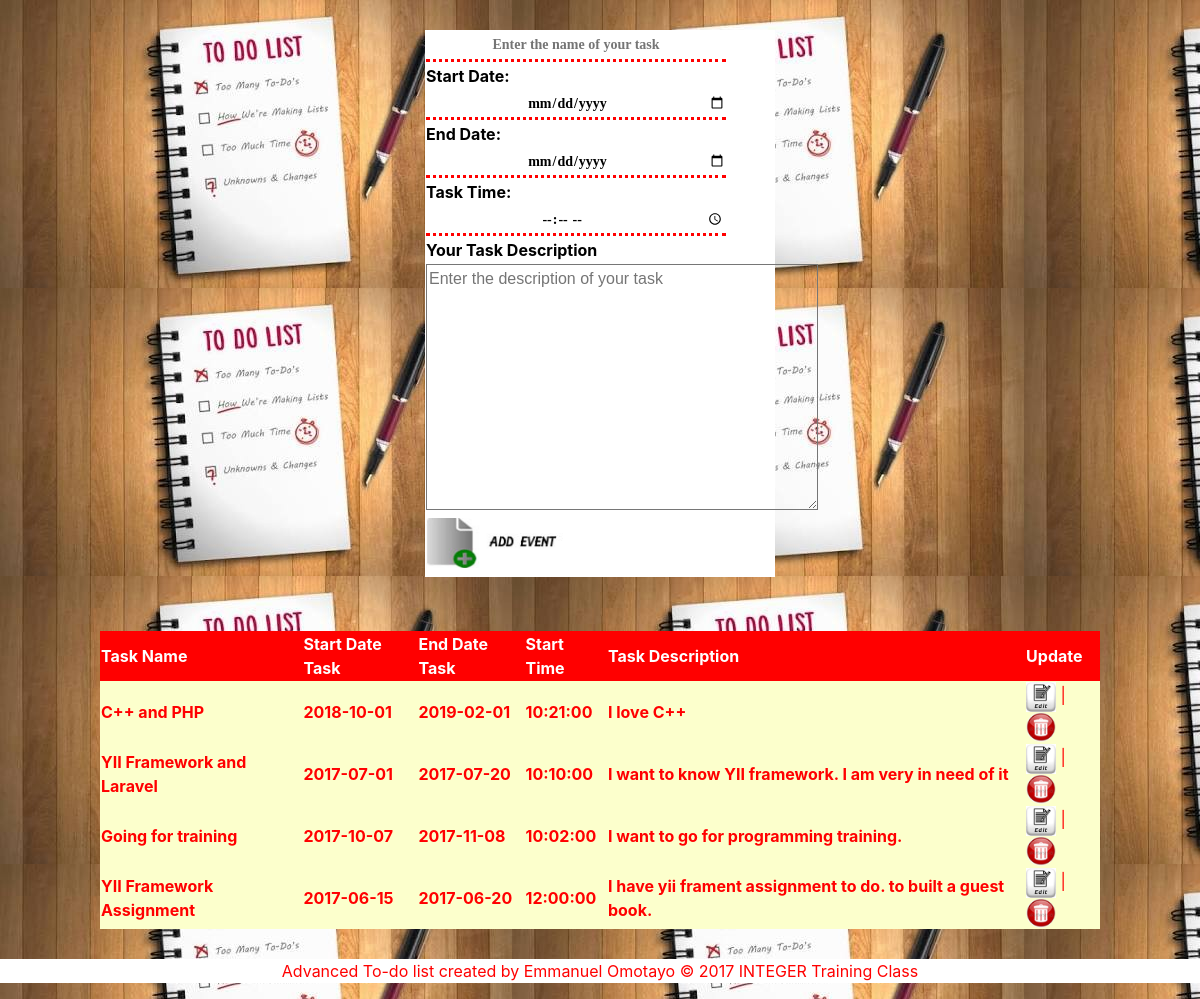
Page /dailyactivities.php on the committed database.
### tables this page shows
CREATE TABLE IF NOT EXISTS `daily_event` (
`id` int(10) NOT NULL,
  `taskName` varchar(200) NOT NULL,
  `startTask` date NOT NULL,
  `endTask` date NOT NULL,
  `taskTime` time NOT NULL,
  `taskDesc` varchar(1000) NOT NULL
);

### dailyactivities.php (the view, shortened to what this page needs)
<?php
	include_once('dbconnect.php');
?>
<!DOCTYPE html>
	<html>
	<head>
        <link rel="stylesheet" type="text/css" href="bootstrap-4.0.0/css/bootstrap-grid.css">
        <link rel="stylesheet" type="text/css" href="bootstrap-4.0.0/css/bootstrap-grid.css.map">
        <link rel="stylesheet" type="text/css" href="bootstrap-4.0.0/css/bootstrap-grid.min.css">
        <link rel="stylesheet" type="text/css" href="bootstrap-4.0.0/css/bootstrap.css">
        <link rel="stylesheet" type="text/css" href="bootstrap-4.0.0/css/bootstrap.min.css">
	</head>
	<body onLoad="blinker();">
		<div class ="wrapper">
			<div id="myForm">
						<form method ="POST" action ="">
							<table cellspacing ="8" bgcolor="#FFFFFF">
								<tr>
									<td><input type ="text" size ="40" name ="tname" required ="required" placeholder ="Enter the name of your task" id ="fm" style="background:none; text-transform:inherit;"/></td>
								</tr>
								<tr>
									<td><b style="color:#000000; font-weight:bolder;">Start Date:</b></td>
								</tr>
								<tr>
									<td><input type ="date" name ="startdate" id= "fm" required ="required" title="start date" style="background:none;"/></td>
								</tr>
								<tr>
									<td><b style="color:#000000; font-weight:bolder;">End Date:</b></td>
								</tr>
								<tr>
									<td><input type ="date" name ="enddate" required ="required" title="end date" id="fm" style="background:none;"/></td>
								</tr>
								<tr>
									<td><b style="color:#000000; font-weight:bolder;">Task Time:</b></td>
								</tr>
								<tr>
									<td><input type ="time" size ="40" name ="tasktime" required ="required" placeholder ="Time for the task to be executed" id ="fm" style="background:none;"/></td>
								</tr>
                                <tr>
                                	<td><b style="color:#000000; font-weight:bolder;">Your Task Description</b></td>
                                </tr>
								<tr>
									<td><textarea name ="desc" required ="required" cols ="40" rows="10" placeholder ="Enter the description of your task" style="background:none;"></textarea></td>
								</tr>
								<tr>
									<td><input type = "image" src="images/add_r2_c2.jpg" name="submit" value ="ADD INFORMATION" id="mySubmit"/></td>
								</tr>
								<tr>
									<td>
									</td>
								</tr>
							</table>
						</form>
					<div>
						<table border="0" width ="100%">
							<tr bgcolor="#FF0000" style="font-weight:bolder; color:#FFFFFF;">
								<td>Task Name</td>
								<td>Start Date Task</td>
								<td>End Date Task </td>
								<td>Start Time</td>
								<td>Task Description</td>
								<td>Update</td>
							</tr>
								<?php
									$sql = "SELECT * FROM `daily_event`";
									$res = mysqli_query($dbconn, $sql);
									while($result = mysqli_fetch_array($res)){
										echo "<tr style='background-color:#FCFFCC; color:#FF0000; bordercolor:#E49A36;'>";
										echo "<td>"."<b>".$result['taskName']."</b>"."</td>";
										echo "<td>"."<b>".$result['startTask']."</b>"."</td>";
										echo "<td>"."<b>".$result['endTask']."</b>"."</td>";
										echo "<td>"."<b>".$result['taskTime']."</b>"."</td>";
										echo "<td>"."<b>".$result['taskDesc']."</b>"."</td>";
										echo "<td><a style=\"color:blue\" href=\"edittodlist.php?id=$result[id]\"><img src=\"images/edit.png\" width=\"30px\" height=\"30px\"></a> | <a style=\"color:white\" href=\"delete.php?id=$result[id]\"onClick =\"return confirm('Are you sure you want to delete this entry?')\"><img src=\"images/delete22.png\" width=\"30px\" height=\"30px\"></a></td>";
									    echo "</tr>";
									}
								?>
						</table>
					</div>
			</div>
		</div>
        <div id ="footer">
        	<p>Advanced To-do list created by Emmanuel Omotayo &copy; 2017 INTEGER Training Class</p>
        </div>
	</body>
	</html>

### dailyactivities.php (style rules this page uses)
body { margin:0px; padding:0px; //background-color:#000000; background:url(images/todolist.jpg); //background-repeat:no-repeat; //background-size:cover; background-origin:content-box; //color:#FFFFFF; }
.wrapper { margin:30px auto; width:1000px; //color:#FFFFFF; //background:#FFFFFF; }
#myForm form { margin:30px auto; background: #FFFFFF; width: 350px; width:transparent; }
#fm { border:none; border-bottom:3px dotted red; height:30px; width:300px; text-align:center; font-family:Raavi; font-size:14px; font-weight:bolder; }
#mySubmit { height:50px; width:150px; }
#footer { color:#FF0000; background:#FFFFFF; text-align:center; }

### rows in the picture
daily_event: taskName "C++ and PHP", startTask "2018-10-01", endTask "2019-02-01", taskTime "10:21:00", taskDesc "I love C++"
daily_event: taskName "YII Framework and Laravel", startTask "2017-07-01", endTask "2017-07-20", taskTime "10:10:00", taskDesc "I want to know YII framework. I am very in need of it"
daily_event: taskName "Going for training", startTask "2017-10-07", endTask "2017-11-08", taskTime "10:02:00", taskDesc "I want to go for programming training."
daily_event: taskName "YII Framework Assignment", startTask "2017-06-15", endTask "2017-06-20", taskTime "12:00:00", taskDesc "I have yii frament assignment to do. to built a guest book."
